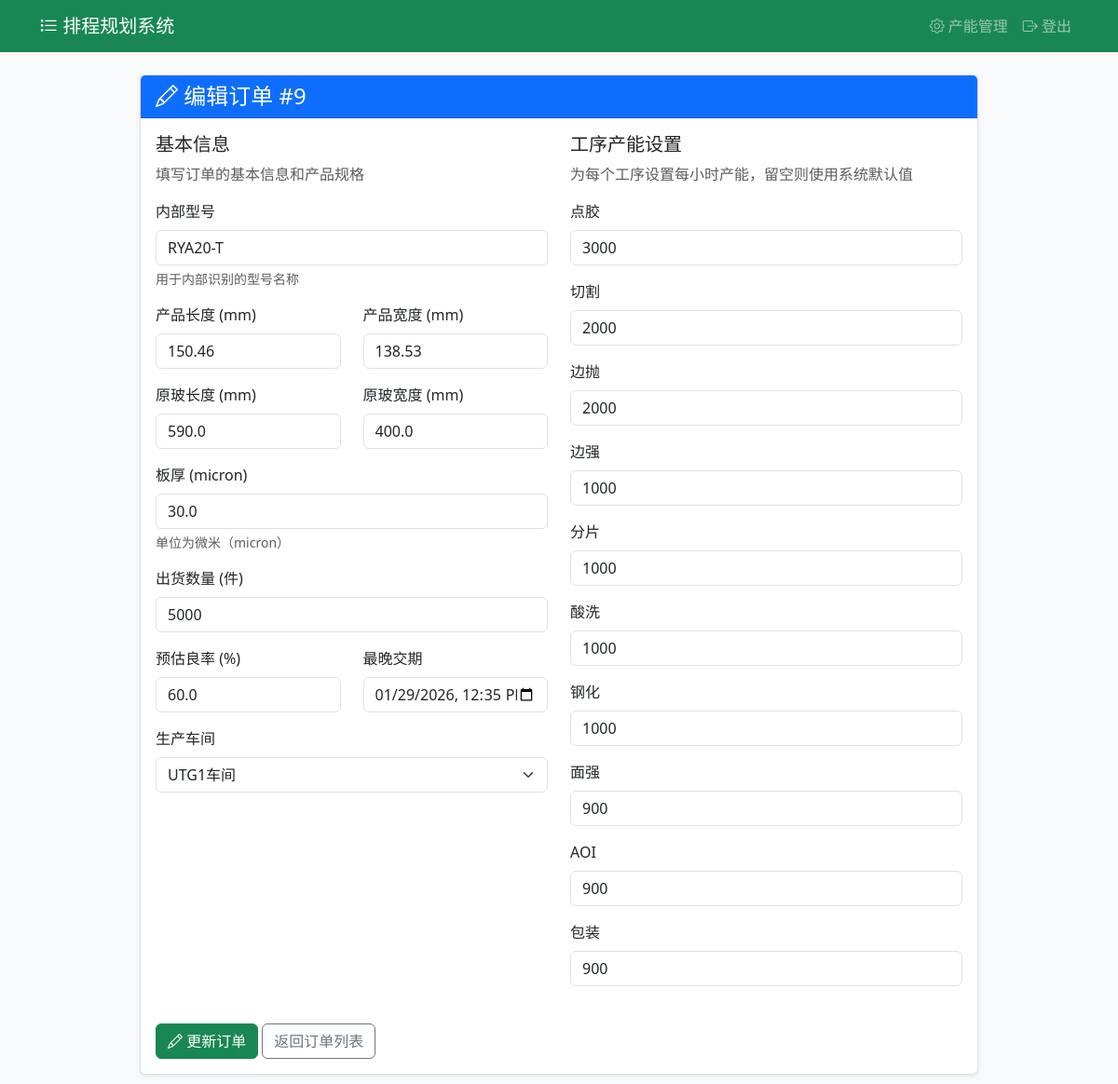
Page /ui/orders/9/edit (signed in) on the committed database.
### app/models/order.py (models this page shows)
class Order(Base):
    __tablename__ = "orders"
    id = Column(Integer, primary_key=True, index=True)
    internal_model = Column(String(255), nullable=True)
    length = Column(Float, nullable=False)
    width = Column(Float, nullable=False)
    thickness = Column(Float, nullable=True)
    size = Column(Float, nullable=True)
    quantity = Column(Integer, nullable=False)
    estimated_yield = Column(Float, nullable=True)
    due_datetime = Column(DateTime, nullable=False)
    created_at = Column(DateTime, server_default=func.now())
    workshop = Column(String(255), nullable=True)
    original_length = Column(Float, nullable=True)  # 原玻长
    original_width = Column(Float, nullable=True)   # 原玻宽

### app/models/operation.py (models this page shows)
class Operation(Base):
    __tablename__ = "operations"
    id = Column(Integer, primary_key=True, index=True)
    name = Column(String(255), nullable=False, unique=True)  # 工序名称
    default_pieces_per_hour = Column(Integer, nullable=True)  # 默认每小时产能
    description = Column(String(255), nullable=True)  # 描述
    workshop_capacities = relationship("WorkshopCapacity", back_populates="operation")

### tables this page shows
CREATE TABLE order_operations (
	id INTEGER NOT NULL, 
	order_id INTEGER NOT NULL, 
	operation_id INTEGER NOT NULL, 
	seq INTEGER NOT NULL, 
	pieces_per_hour INTEGER, 
	PRIMARY KEY (id)
);

### app/main.py (the view)
@app.get("/ui/orders/{order_id}/edit")
def edit_order_form(request: Request, order_id: int, db: Session = Depends(get_db)):
    if not app_auth.is_admin(request):
        return RedirectResponse(url="/ui/login", status_code=303)
    order = crud.get_order(db, order_id)
    if not order:
        raise HTTPException(status_code=404, detail="订单未找到")
    operations = crud.get_operations(db)
    order_operations = crud.get_order_operations(db, order_id)
    return templates.TemplateResponse("order_form.html", {
        "request": request,
        "order": order,
        "operations": operations,
        "order_operations": order_operations,
        "is_admin": True
    })

### templates/order_form.html (shortened to what this page needs)
<!DOCTYPE html>
<html lang="zh-CN">
<head>
    <link href="https://cdn.jsdelivr.net/npm/bootstrap@5.3.0-alpha1/dist/css/bootstrap.min.css" rel="stylesheet">
    <link rel="stylesheet" href="https://cdn.jsdelivr.net/npm/bootstrap-icons@1.10.3/font/bootstrap-icons.css">
</head>
<body>
    <nav class="navbar navbar-expand-lg navbar-dark bg-success">
        <div class="container">
            <a class="navbar-brand" href="/ui/orders"><i class="bi bi-list-task"></i> 排程规划系统</a>
            <div class="navbar-nav ms-auto">
                <a class="nav-link" href="/ui/capacities"><i class="bi bi-gear"></i> 产能管理</a>
                {% if is_admin %}
                <a class="nav-link" href="/ui/logout"><i class="bi bi-box-arrow-right"></i> 登出</a>
                {% endif %}
            </div>
        </div>
    </nav>
    <div class="container my-4">
        <div class="card mx-auto" style="max-width: 900px;">
            <div class="card-header bg-primary text-white">
                <h4 class="mb-0">
                    <i class="bi {% if order %}bi-pencil{% else %}bi-plus-circle{% endif %}"></i>
                    {% if order %}编辑订单 #{{ order.id }}{% else %}创建新订单{% endif %}
                </h4>
            </div>
            <div class="card-body">
                <form action="{% if order %}/ui/orders/{{ order.id }}/edit{% else %}/ui/orders/create{% endif %}" method="post">
                    <div class="row">
                        <div class="col-md-6">
                            <h5>基本信息</h5>
                            <p class="text-muted">填写订单的基本信息和产品规格</p>
                            <div class="mb-3">
                                <label for="internal_model" class="form-label">内部型号</label>
                                <input type="text" class="form-control" id="internal_model" name="internal_model"
                                       placeholder="可选：输入内部型号标识"
                                       value="{{ order.internal_model if order and order.internal_model else '' }}">
                                <div class="form-text">用于内部识别的型号名称</div>
                            </div>
                            <div class="row">
                                <div class="col-md-6">
                                    <div class="mb-3">
                                        <label for="length" class="form-label">产品长度 (mm)</label>
                                        <input type="number" step="0.01" class="form-control" id="length" name="length" required
                                               value="{{ order.length if order else '' }}">
                                    </div>
                                </div>
                                <div class="col-md-6">
                                    <div class="mb-3">
                                        <label for="width" class="form-label">产品宽度 (mm)</label>
                                        <input type="number" step="0.01" class="form-control" id="width" name="width" required
                                               value="{{ order.width if order else '' }}">
                                    </div>
                                </div>
                            </div>
                            <div class="row">
                                <div class="col-md-6">
                                    <div class="mb-3">
                                        <label for="original_length" class="form-label">原玻长度 (mm)</label>
                                        <input type="number" step="0.01" class="form-control" id="original_length" name="original_length"
                                               placeholder="可选：输入原玻长度"
                                               value="{{ order.original_length if order and order.original_length else '' }}">
                                    </div>
                                </div>
                                <div class="col-md-6">
                                    <div class="mb-3">
                                        <label for="original_width" class="form-label">原玻宽度 (mm)</label>
                                        <input type="number" step="0.01" class="form-control" id="original_width" name="original_width"
                                               placeholder="可选：输入原玻宽度"
                                               value="{{ order.original_width if order and order.original_width else '' }}">
                                    </div>
                                </div>
                            </div>
                            <div class="mb-3">
                                <label for="thickness" class="form-label">板厚 (micron)</label>
                                <input type="number" step="0.01" class="form-control" id="thickness" name="thickness"
                                       placeholder="可选：输入板厚，单位为微米"
                                       value="{{ order.thickness if order and order.thickness else '' }}">
                                <div class="form-text">单位为微米（micron）</div>
                            </div>
                            <div class="mb-3">
                                <label for="quantity" class="form-label">出货数量 (件)</label>
                                <input type="number" class="form-control" id="quantity" name="quantity" required
                                       value="{{ order.quantity if order else '' }}">
                            </div>
                            <div class="row">
                                <div class="col-md-6">
                                    <div class="mb-3">
                                        <label for="estimated_yield" class="form-label">预估良率 (%)</label>
                                        <input type="number" step="0.01" min="0" max="100" class="form-control"
                                               id="estimated_yield" name="estimated_yield"
                                               placeholder="例如: 95.5"
                                               value="{{ order.estimated_yield if order and order.estimated_yield else '' }}">
                                    </div>
                                </div>
                                <div class="col-md-6">
                                    <div class="mb-3">
                                        <label for="due_datetime" class="form-label">最晚交期</label>
                                        <input type="datetime-local" class="form-control" id="due_datetime" name="due_datetime" required
                                               value="{{ order.due_datetime.strftime('%Y-%m-%dT%H:%M') if order and order.due_datetime else '' }}">
                                    </div>
                                </div>
                            </div>
                            <div class="mb-3">
                                <label for="workshop" class="form-label">生产车间</label>
                                <select class="form-select" id="workshop" name="workshop">
                                    <option value="UTG1车间" {% if order and order.workshop == 'UTG1车间' %}selected{% endif %}>UTG1车间</option>
                                </select>
                            </div>
                        </div>
                        <div class="col-md-6">
                            <h5>工序产能设置</h5>
                            <p class="text-muted">为每个工序设置每小时产能，留空则使用系统默认值</p>
                            {% for op in operations %}
                            <div class="mb-3">
                                <label for="op_{{ op.id }}" class="form-label">{{ op.name }}</label>
                                {% set order_op = order_operations | selectattr('operation_id', 'equalto', op.id) | first %}
                                <input type="number" class="form-control" id="op_{{ op.id }}" name="op_{{ op.id }}"
                                       placeholder="每小时产能 (件)，默认: {{ op.default_pieces_per_hour if op.default_pieces_per_hour else '未设置' }}"
                                       value="{{ order_op.pieces_per_hour if order_op and order_op.pieces_per_hour else '' }}">
                            </div>
                            {% endfor %}
                        </div>
                    </div>
                    <div class="mt-4">
                        <button type="submit" class="btn btn-success" {% if not operations %}disabled{% endif %}>
                            <i class="bi {% if order %}bi-pencil{% else %}bi-plus-circle{% endif %}"></i>
                            {% if order %}更新订单{% else %}创建订单并计算排程{% endif %}
                        </button>
                        <a href="/ui/orders" class="btn btn-outline-secondary">返回订单列表</a>
                    </div>
                </form>
            </div>
        </div>
    </div>
</body>
</html>

### templates/order_form.html (style rules this page uses)
body { background-color: #f8f9fa; }
.card { box-shadow: 0 0.125rem 0.25rem rgba(0, 0, 0, 0.075); border: 1px solid rgba(0, 0, 0, 0.125); }

### rows in the picture
Order: id "9", internal_model "RYA20-T", length "150.46", width "138.53", original_length "590.0", original_width "400.0", thickness "30.0", quantity "5000", estimated_yield "60.0", due_datetime "01/29/2026 12:35", workshop "UTG1车间"
Operation: name "点胶"
order_operations: pieces_per_hour "3000"
Operation: name "切割"
order_operations: pieces_per_hour "2000"
Operation: name "边抛"
order_operations: pieces_per_hour "2000"
Operation: name "边强"
order_operations: pieces_per_hour "1000"
Operation: name "分片"
order_operations: pieces_per_hour "1000"
Operation: name "酸洗"
order_operations: pieces_per_hour "1000"
Operation: name "钢化"
order_operations: pieces_per_hour "1000"
Operation: name "面强"
order_operations: pieces_per_hour "900"
Operation: name "AOI"
order_operations: pieces_per_hour "900"
Operation: name "包装"
order_operations: pieces_per_hour "900"
